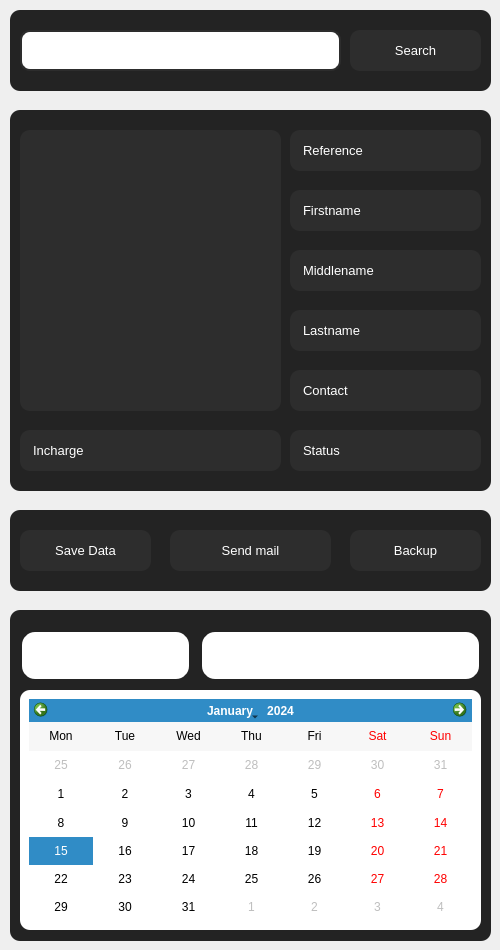
                <widget class="QFrame" name="left_frame_2">
                 <property name="minimumSize">
                  <size>
                   <width>500</width>
                   <height>0</height>
                  </size>
                 </property>
                 <property name="maximumSize">
                  <size>
                   <width>500</width>
                   <height>16777215</height>
                  </size>
                 </property>
                 <property name="frameShape">
                  <enum>QFrame::NoFrame</enum>
                 </property>
                 <property name="frameShadow">
                  <enum>QFrame::Raised</enum>
                 </property>
                 <layout class="QVBoxLayout" name="verticalLayout_9">
                  <property name="spacing">
                   <number>0</number>
                  </property>
                  <property name="leftMargin">
                   <number>0</number>
                  </property>
                  <property name="topMargin">
                   <number>0</number>
                  </property>
                  <property name="rightMargin">
                   <number>0</number>
                  </property>
                  <property name="bottomMargin">
                   <number>0</number>
                  </property>
                  <item>
                   <widget class="QFrame" name="top">
                    <property name="minimumSize">
                     <size>
                      <width>0</width>
                      <height>500</height>
                     </size>
                    </property>
                    <property name="maximumSize">
                     <size>
                      <width>500</width>
                      <height>500</height>
                     </size>
                    </property>
                    <property name="frameShape">
                     <enum>QFrame::NoFrame</enum>
                    </property>
                    <property name="frameShadow">
                     <enum>QFrame::Raised</enum>
                    </property>
                    <widget class="QLabel" name="db_image_data">
                     <property name="geometry">
                      <rect>
                       <x>20</x>
                       <y>130</y>
                       <width>261</width>
                       <height>281</height>
                      </rect>
                     </property>
                     <property name="font">
                      <font>
                       <family>Arial</family>
                       <pointsize>14</pointsize>
                       <weight>50</weight>
                       <bold>false</bold>
                      </font>
                     </property>
                     <property name="styleSheet">
                      <string notr="true">QLabel{
	color: rgb(255, 255, 255);
	background-color: rgb(45, 45, 45);
	border-radius: 10px;
}</string>
                     </property>
                     <property name="text">
                      <string/>
                     </property>
                     <property name="pixmap">
                      <pixmap resource="../resource/asset.qrc">:/icons/asset/image.svg</pixmap>
                     </property>
                     <property name="alignment">
                      <set>Qt::AlignCenter</set>
                     </property>
                    </widget>
                    <widget class="QLabel" name="db_lastname">
                     <property name="geometry">
                      <rect>
                       <x>290</x>
                       <y>310</y>
                       <width>191</width>
                       <height>41</height>
                      </rect>
                     </property>
                     <property name="font">
                      <font>
                       <family>MS Shell Dlg 2</family>
                       <pointsize>10</pointsize>
                       <weight>50</weight>
                       <bold>false</bold>
                      </font>
                     </property>
                     <property name="styleSheet">
                      <string notr="true">QLabel{
	color: rgb(255, 255, 255);
	background-color: rgb(45, 45, 45);
	border-radius: 10px;
	padding-left:10px;
}</string>
                     </property>
                     <property name="text">
                      <string>Lastname</string>
                     </property>
                     <property name="alignment">
                      <set>Qt::AlignLeading|Qt::AlignLeft|Qt::AlignVCenter</set>
                     </property>
                    </widget>
                    <widget class="QLabel" name="db_middlename">
                     <property name="geometry">
                      <rect>
                       <x>290</x>
                       <y>250</y>
                       <width>191</width>
                       <height>41</height>
                      </rect>
                     </property>
                     <property name="font">
                      <font>
                       <family>MS Shell Dlg 2</family>
                       <pointsize>10</pointsize>
                       <weight>50</weight>
                       <bold>false</bold>
                      </font>
                     </property>
                     <property name="styleSheet">
                      <string notr="true">QLabel{
	color: rgb(255, 255, 255);
	background-color: rgb(45, 45, 45);
	border-radius: 10px;
	padding-left:10px;
}</string>
                     </property>
                     <property name="text">
                      <string>Middlename</string>
                     </property>
                     <property name="alignment">
                      <set>Qt::AlignLeading|Qt::AlignLeft|Qt::AlignVCenter</set>
                     </property>
                    </widget>
                    <widget class="QLabel" name="db_firstname">
                     <property name="geometry">
                      <rect>
                       <x>290</x>
                       <y>190</y>
                       <width>191</width>
                       <height>41</height>
                      </rect>
                     </property>
                     <property name="font">
                      <font>
                       <family>MS Shell Dlg 2</family>
                       <pointsize>10</pointsize>
                       <weight>50</weight>
                       <bold>false</bold>
                      </font>
                     </property>
                     <property name="styleSheet">
                      <string notr="true">QLabel{
	color: rgb(255, 255, 255);
	background-color: rgb(45, 45, 45);
	border-radius: 10px;
	padding-left:10px;
}</string>
                     </property>
                     <property name="text">
                      <string>Firstname</string>
                     </property>
                     <property name="alignment">
                      <set>Qt::AlignLeading|Qt::AlignLeft|Qt::AlignVCenter</set>
                     </property>
                    </widget>
                    <widget class="QLabel" name="db_contact">
                     <property name="geometry">
                      <rect>
                       <x>290</x>
                       <y>370</y>
                       <width>191</width>
                       <height>41</height>
                      </rect>
                     </property>
                     <property name="font">
                      <font>
                       <family>MS Shell Dlg 2</family>
                       <pointsize>10</pointsize>
                       <weight>50</weight>
                       <bold>false</bold>
                      </font>
                     </property>
                     <property name="styleSheet">
                      <string notr="true">QLabel{
	color: rgb(255, 255, 255);
	background-color: rgb(45, 45, 45);
	border-radius: 10px;
	padding-left:10px;
}</string>
                     </property>
                     <property name="text">
                      <string>Contact</string>
                     </property>
                     <property name="alignment">
                      <set>Qt::AlignLeading|Qt::AlignLeft|Qt::AlignVCenter</set>
                     </property>
                    </widget>
                    <widget class="QLabel" name="db_incharge">
                     <property name="geometry">
                      <rect>
                       <x>20</x>
                       <y>430</y>
                       <width>261</width>
                       <height>41</height>
                      </rect>
                     </property>
                     <property name="font">
                      <font>
                       <family>MS Shell Dlg 2</family>
                       <pointsize>10</pointsize>
                       <weight>50</weight>
                       <bold>false</bold>
                      </font>
                     </property>
                     <property name="styleSheet">
                      <string notr="true">QLabel{
	color: rgb(255, 255, 255);
	background-color: rgb(45, 45, 45);
	border-radius: 10px;
	padding-left:10px;
}</string>
                     </property>
                     <property name="text">
                      <string>Incharge</string>
                     </property>
                     <property name="alignment">
                      <set>Qt::AlignLeading|Qt::AlignLeft|Qt::AlignVCenter</set>
                     </property>
                     <property name="wordWrap">
                      <bool>true</bool>
                     </property>
                    </widget>
                    <widget class="QLineEdit" name="search_box">
                     <property name="geometry">
                      <rect>
                       <x>20</x>
                       <y>30</y>
                       <width>321</width>
                       <height>41</height>
                      </rect>
                     </property>
                     <property name="font">
                      <font>
                       <pointsize>10</pointsize>
                      </font>
                     </property>
                     <property name="styleSheet">
                      <string notr="true">QLineEdit{
	color: rgb(255, 255, 255);
	border: 2px solid  rgb(45, 45, 45);
	border-radius:10px;
	padding-left: 10px;
}

QLineEdit:hover{
	border:2px solid rgb(35, 35, 35);
}

QLineEdit:focus{
	border:2px solid rgb(255, 255, 255);
}</string>
                     </property>
                     <property name="placeholderText">
                      <string>Search here?</string>
                     </property>
                     <property name="clearButtonEnabled">
                      <bool>true</bool>
                     </property>
                    </widget>
                    <widget class="QPushButton" name="btn_search_page">
                     <property name="geometry">
                      <rect>
                       <x>350</x>
                       <y>30</y>
                       <width>131</width>
                       <height>41</height>
                      </rect>
                     </property>
                     <property name="font">
                      <font>
                       <pointsize>10</pointsize>
                      </font>
                     </property>
                     <property name="styleSheet">
                      <string notr="true">QPushButton{
	color: rgb(255, 255, 255);
	background-color: rgb(45, 45, 45);
	border:none;
	border-radius: 10px;
}

QPushButton:hover{
	border-radius: 20px;
}

QPushButton:pressed{
	border: 2px solid rgb(255,255,255);	
}</string>
                     </property>
                     <property name="text">
                      <string>Search</string>
                     </property>
                     <property name="icon">
                      <iconset resource="../resource/asset.qrc">
                       <normaloff>:/icons/asset/search.svg</normaloff>:/icons/asset/search.svg</iconset>
                     </property>
                     <property name="iconSize">
                      <size>
                       <width>30</width>
                       <height>30</height>
                      </size>
                     </property>
                     <property name="flat">
                      <bool>true</bool>
                     </property>
                    </widget>
                    <widget class="QLabel" name="label_29">
                     <property name="geometry">
                      <rect>
                       <x>10</x>
                       <y>10</y>
                       <width>481</width>
                       <height>81</height>
                      </rect>
                     </property>
                     <property name="font">
                      <font>
                       <family>Arial</family>
                       <pointsize>11</pointsize>
                       <weight>75</weight>
                       <bold>true</bold>
                      </font>
                     </property>
                     <property name="styleSheet">
                      <string notr="true">QLabel{
	color: rgb(255, 255, 255);
	background-color: rgb(35, 35, 35);
	border-radius: 10px;
	padding-left:10px;
}</string>
                     </property>
                     <property name="text">
                      <string/>
                     </property>
                     <property name="alignment">
                      <set>Qt::AlignLeading|Qt::AlignLeft|Qt::AlignVCenter</set>
                     </property>
                    </widget>
                    <widget class="QLabel" name="image_3">
                     <property name="geometry">
                      <rect>
                       <x>10</x>
                       <y>110</y>
                       <width>481</width>
                       <height>381</height>
                      </rect>
                     </property>
                     <property name="font">
                      <font>
                       <family>Arial</family>
                       <pointsize>14</pointsize>
                       <weight>50</weight>
                       <bold>false</bold>
                      </font>
                     </property>
                     <property name="styleSheet">
                      <string notr="true">QLabel{
	color: rgb(255, 255, 255);
	background-color: rgb(35, 35, 35);
	border-radius: 10px;
}</string>
                     </property>
                     <property name="text">
                      <string/>
                     </property>
                     <property name="alignment">
                      <set>Qt::AlignCenter</set>
                     </property>
                    </widget>
                    <widget class="QLabel" name="db_status">
                     <property name="geometry">
                      <rect>
                       <x>290</x>
                       <y>430</y>
                       <width>191</width>
                       <height>41</height>
                      </rect>
                     </property>
                     <property name="font">
                      <font>
                       <family>MS Shell Dlg 2</family>
                       <pointsize>10</pointsize>
                       <weight>50</weight>
                       <bold>false</bold>
                      </font>
                     </property>
                     <property name="styleSheet">
                      <string notr="true">QLabel{
	color: rgb(255, 255, 255);
	background-color: rgb(45, 45, 45);
	border-radius: 10px;
	padding-left:10px;
}</string>
                     </property>
                     <property name="text">
                      <string>Status</string>
                     </property>
                     <property name="alignment">
                      <set>Qt::AlignLeading|Qt::AlignLeft|Qt::AlignVCenter</set>
                     </property>
                     <property name="wordWrap">
                      <bool>true</bool>
                     </property>
                    </widget>
                    <widget class="QLabel" name="db_refrence">
                     <property name="geometry">
                      <rect>
                       <x>290</x>
                       <y>130</y>
                       <width>191</width>
                       <height>41</height>
                      </rect>
                     </property>
                     <property name="font">
                      <font>
                       <family>MS Shell Dlg 2</family>
                       <pointsize>10</pointsize>
                       <weight>50</weight>
                       <bold>false</bold>
                      </font>
                     </property>
                     <property name="styleSheet">
                      <string notr="true">QLabel{
	color: rgb(255, 255, 255);
	background-color: rgb(45, 45, 45);
	border-radius: 10px;
	padding-left:10px;
}</string>
                     </property>
                     <property name="text">
                      <string>Reference</string>
                     </property>
                     <property name="alignment">
                      <set>Qt::AlignLeading|Qt::AlignLeft|Qt::AlignVCenter</set>
                     </property>
                    </widget>
                    <zorder>image_3</zorder>
                    <zorder>label_29</zorder>
                    <zorder>db_image_data</zorder>
                    <zorder>db_lastname</zorder>
                    <zorder>db_middlename</zorder>
                    <zorder>db_firstname</zorder>
                    <zorder>db_contact</zorder>
                    <zorder>db_incharge</zorder>
                    <zorder>search_box</zorder>
                    <zorder>btn_search_page</zorder>
                    <zorder>db_status</zorder>
                    <zorder>db_refrence</zorder>
                   </widget>
                  </item>
                  <item>
                   <widget class="QFrame" name="bottom">
                    <property name="minimumSize">
                     <size>
                      <width>0</width>
                      <height>450</height>
                     </size>
                    </property>
                    <property name="maximumSize">
                     <size>
                      <width>16777215</width>
                      <height>450</height>
                     </size>
                    </property>
                    <property name="frameShape">
                     <enum>QFrame::NoFrame</enum>
                    </property>
                    <widget class="QFrame" name="frame_6">
                     <property name="geometry">
                      <rect>
                       <x>20</x>
                       <y>190</y>
                       <width>461</width>
                       <height>240</height>
                      </rect>
                     </property>
                     <property name="minimumSize">
                      <size>
                       <width>0</width>
                       <height>240</height>
                      </size>
                     </property>
                     <property name="maximumSize">
                      <size>
                       <width>16777215</width>
                       <height>240</height>
                      </size>
                     </property>
                     <property name="styleSheet">
                      <string notr="true">QFrame{
	background-color: rgb(255, 255, 255);
	border-radius: 10px;
}</string>
                     </property>
                     <property name="frameShape">
                      <enum>QFrame::NoFrame</enum>
                     </property>
                     <property name="frameShadow">
                      <enum>QFrame::Raised</enum>
                     </property>
                     <layout class="QVBoxLayout" name="verticalLayout_12">
                      <item>
                       <widget class="QCalendarWidget" name="calendarWidget">
                        <property name="verticalHeaderFormat">
                         <enum>QCalendarWidget::NoVerticalHeader</enum>
                        </property>
                        <property name="navigationBarVisible">
                         <bool>true</bool>
                        </property>
                       </widget>
                      </item>
                     </layout>
                    </widget>
                    <widget class="QLineEdit" name="db_start_date">
                     <property name="geometry">
                      <rect>
                       <x>20</x>
                       <y>130</y>
                       <width>171</width>
                       <height>51</height>
                      </rect>
                     </property>
                     <property name="font">
                      <font>
                       <pointsize>10</pointsize>
                      </font>
                     </property>
                     <property name="styleSheet">
                      <string notr="true">QLineEdit{
	color: rgb(255, 255, 255);
	border: 2px solid  rgb(35, 35, 35);
	border-radius:15px;
	padding-left: 45px;
}

QLineEdit:hover{
	border: 2px solid  rgb(45, 45, 45);
}

QLineEdit:focus{
	border:2px solid rgb(255, 255, 255);
}</string>
                     </property>
                     <property name="inputMethodHints">
                      <set>Qt::ImhPreferNumbers</set>
                     </property>
                     <property name="placeholderText">
                      <string>Start date?</string>
                     </property>
                     <property name="clearButtonEnabled">
                      <bool>true</bool>
                     </property>
                    </widget>
                    <widget class="QLabel" name="label_25">
                     <property name="geometry">
                      <rect>
                       <x>30</x>
                       <y>140</y>
                       <width>31</width>
                       <height>31</height>
                      </rect>
                     </property>
                     <property name="text">
                      <string/>
                     </property>
                     <property name="pixmap">
                      <pixmap resource="../resource/asset.qrc">:/icons/asset/calendar.svg</pixmap>
                     </property>
                    </widget>
                    <widget class="QLabel" name="label_30">
                     <property name="geometry">
                      <rect>
                       <x>10</x>
                       <y>110</y>
                       <width>481</width>
                       <height>331</height>
                      </rect>
                     </property>
                     <property name="minimumSize">
                      <size>
                       <width>0</width>
                       <height>300</height>
                      </size>
                     </property>
                     <property name="font">
                      <font>
                       <family>Arial</family>
                       <pointsize>11</pointsize>
                       <weight>75</weight>
                       <bold>true</bold>
                      </font>
                     </property>
                     <property name="styleSheet">
                      <string notr="true">QLabel{
	color: rgb(255, 255, 255);
	background-color: rgb(35, 35, 35);
	border-radius: 10px;
	padding-left:10px;
}</string>
                     </property>
                     <property name="text">
                      <string/>
                     </property>
                     <property name="alignment">
                      <set>Qt::AlignLeading|Qt::AlignLeft|Qt::AlignVCenter</set>
                     </property>
                    </widget>
                    <widget class="QPushButton" name="btn_csv">
                     <property name="geometry">
                      <rect>
                       <x>20</x>
                       <y>30</y>
                       <width>131</width>
                       <height>41</height>
                      </rect>
                     </property>
                     <property name="font">
                      <font>
                       <pointsize>10</pointsize>
                      </font>
                     </property>
                     <property name="styleSheet">
                      <string notr="true">QPushButton{
	color: rgb(255, 255, 255);
	background-color: rgb(45, 45, 45);
	border:none;
	border-radius: 10px;
}

QPushButton:hover{
	border-radius: 20px;
}

QPushButton:pressed{
	border: 2px solid rgb(255,255,255);	
}</string>
                     </property>
                     <property name="text">
                      <string>Save Data</string>
                     </property>
                     <property name="icon">
                      <iconset resource="../resource/asset.qrc">
                       <normaloff>:/icons/asset/file.svg</normaloff>:/icons/asset/file.svg</iconset>
                     </property>
                     <property name="iconSize">
                      <size>
                       <width>30</width>
                       <height>30</height>
                      </size>
                     </property>
                     <property name="flat">
                      <bool>true</bool>
                     </property>
                    </widget>
                    <widget class="QLabel" name="label_40">
                     <property name="geometry">
                      <rect>
                       <x>10</x>
                       <y>10</y>
                       <width>481</width>
                       <height>81</height>
                      </rect>
                     </property>
                     <property name="font">
                      <font>
                       <family>Arial</family>
                       <pointsize>11</pointsize>
                       <weight>75</weight>
                       <bold>true</bold>
                      </font>
                     </property>
                     <property name="styleSheet">
                      <string notr="true">QLabel{
	color: rgb(255, 255, 255);
	background-color: rgb(35, 35, 35);
	border-radius: 10px;
	padding-left:10px;
}</string>
                     </property>
                     <property name="text">
                      <string/>
                     </property>
                     <property name="alignment">
                      <set>Qt::AlignLeading|Qt::AlignLeft|Qt::AlignVCenter</set>
                     </property>
                    </widget>
                    <widget class="QLineEdit" name="filename">
                     <property name="geometry">
                      <rect>
                       <x>200</x>
                       <y>130</y>
                       <width>281</width>
                       <height>51</height>
                      </rect>
                     </property>
                     <property name="font">
                      <font>
                       <pointsize>10</pointsize>
                      </font>
                     </property>
                     <property name="styleSheet">
                      <string notr="true">QLineEdit{
	color: rgb(255, 255, 255);
	border: 2px solid  rgb(35, 35, 35);
	border-radius:15px;
	padding-left: 10px;
}

QLineEdit:hover{
	border: 2px solid  rgb(45, 45, 45);
}

QLineEdit:focus{
	border:2px solid rgb(255, 255, 255);
}</string>
                     </property>
                     <property name="inputMethodHints">
                      <set>Qt::ImhPreferNumbers</set>
                     </property>
                     <property name="placeholderText">
                      <string>Filename?</string>
                     </property>
                     <property name="clearButtonEnabled">
                      <bool>true</bool>
                     </property>
                    </widget>
                    <widget class="QPushButton" name="btn_backup">
                     <property name="geometry">
                      <rect>
                       <x>350</x>
                       <y>30</y>
                       <width>131</width>
                       <height>41</height>
                      </rect>
                     </property>
                     <property name="font">
                      <font>
                       <pointsize>10</pointsize>
                      </font>
                     </property>
                     <property name="styleSheet">
                      <string notr="true">QPushButton{
	color: rgb(255, 255, 255);
	background-color: rgb(45, 45, 45);
	border:none;
	border-radius: 10px;
}

QPushButton:hover{
	border-radius: 20px;
}

QPushButton:pressed{
	border: 2px solid rgb(255,255,255);	
}</string>
                     </property>
                     <property name="text">
                      <string>Backup</string>
                     </property>
                     <property name="icon">
                      <iconset resource="../resource/asset.qrc">
                       <normaloff>:/icons/asset/database.svg</normaloff>:/icons/asset/database.svg</iconset>
                     </property>
                     <property name="iconSize">
                      <size>
                       <width>30</width>
                       <height>30</height>
                      </size>
                     </property>
                     <property name="flat">
                      <bool>true</bool>
                     </property>
                    </widget>
                    <widget class="QPushButton" name="btn_mail">
                     <property name="geometry">
                      <rect>
                       <x>170</x>
                       <y>30</y>
                       <width>161</width>
                       <height>41</height>
                      </rect>
                     </property>
                     <property name="font">
                      <font>
                       <pointsize>10</pointsize>
                      </font>
                     </property>
                     <property name="styleSheet">
                      <string notr="true">QPushButton{
	color: rgb(255, 255, 255);
	background-color: rgb(45, 45, 45);
	border:none;
	border-radius: 10px;
}

QPushButton:hover{
	border-radius: 20px;
}

QPushButton:pressed{
	border: 2px solid rgb(255,255,255);	
}</string>
                     </property>
                     <property name="text">
                      <string>Send mail</string>
                     </property>
                     <property name="icon">
                      <iconset resource="../resource/asset.qrc">
                       <normaloff>:/icons/asset/send.svg</normaloff>:/icons/asset/send.svg</iconset>
                     </property>
                     <property name="iconSize">
                      <size>
                       <width>30</width>
                       <height>30</height>
                      </size>
                     </property>
                     <property name="flat">
                      <bool>true</bool>
                     </property>
                    </widget>
                    <zorder>label_40</zorder>
                    <zorder>label_30</zorder>
                    <zorder>frame_6</zorder>
                    <zorder>db_start_date</zorder>
                    <zorder>label_25</zorder>
                    <zorder>btn_csv</zorder>
                    <zorder>filename</zorder>
                    <zorder>btn_backup</zorder>
                    <zorder>btn_mail</zorder>
                   </widget>
                  </item>
                 </layout>
                </widget>
